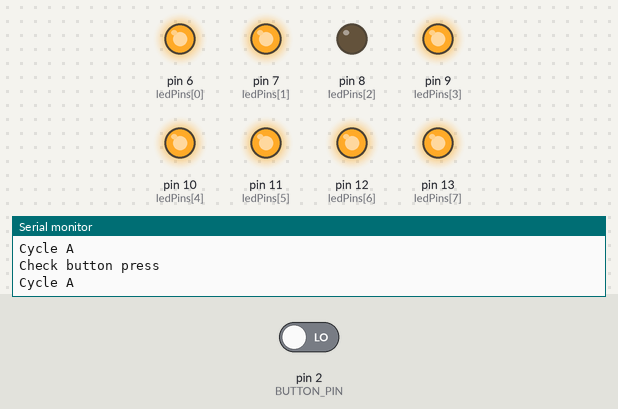
Simulated run of this sketch. Board: Arduino Uno, built with avr-gcc and run on an emulated ATmega328P. Parts: output pins drawn as LEDs (lit = HIGH), the last lines printed to the serial monitor. The inputs (shaded band) are chosen by the test bench; at power-on: pin 2 (BUTTON_PIN) LOW.

Above: at 12.8 s.
12.9 s: pin 2 (BUTTON_PIN) driven HIGH
At 13.8 s:
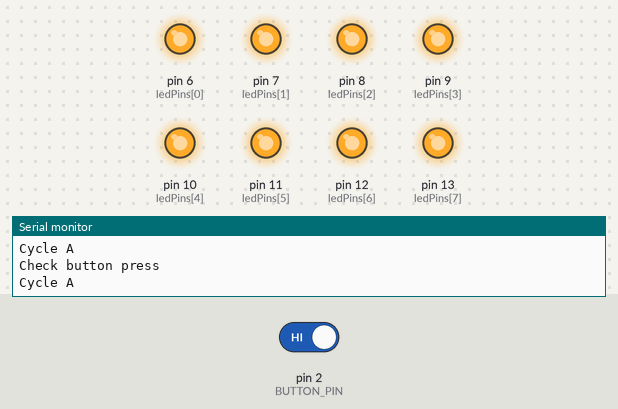
At 15.7 s:
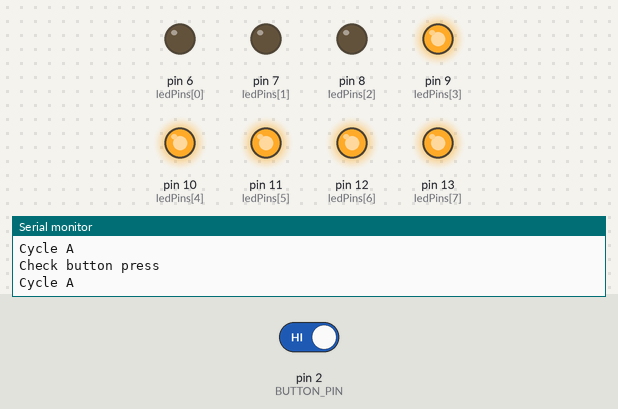
18.9 s: pin 2 (BUTTON_PIN) driven LOW
At 19.4 s:
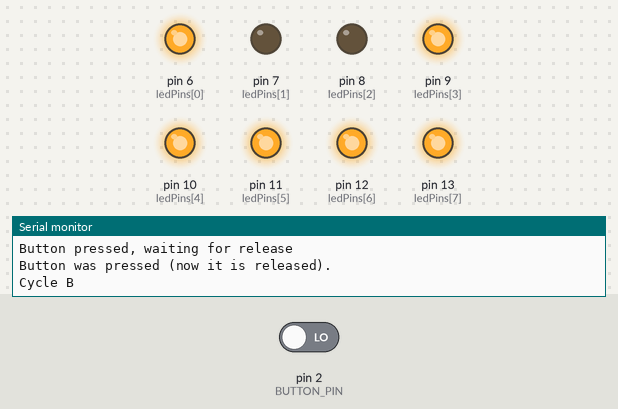
Timing chart, 0 to 30.9 s (numbered marks = the images above; inputs shaded):
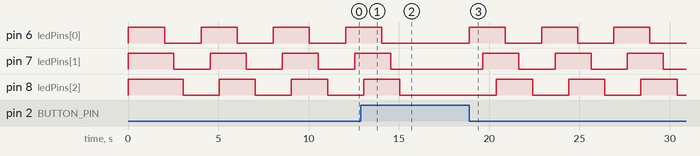

Measured:
- after the input at 12.9 s, pin 6 (ledPins[0]): goes on until 14.0 s, then stays LOW; pin 7 (ledPins[1]): goes on until 14.5 s, then stays LOW; pin 8 (ledPins[2]): goes on until 15.0 s, then stays LOW
- after the input at 18.9 s, pin 6 (ledPins[0]): alternates HIGH for 2.0 s and LOW for 2.0 s, starting at once; pin 7 (ledPins[1]): alternates HIGH for 2.0 s and LOW for 2.0 s, starting after 0.75 s; pin 8 (ledPins[2]): alternates HIGH for 2.0 s and LOW for 2.0 s, starting after 1.5 s
- by itself, pin 6 (ledPins[0]), pin 7 (ledPins[1]), pin 8 (ledPins[2]): alternates HIGH for 2.0 s and LOW for 2.0 s

The sketch:

04InterleavedLEDBlink.ino
```cpp
/******************************************************************************
 * Cooperative Multitasking
 *   04 - Interleaved LED Blinking
 *
 * This is the fourth in a series of programs to illustrate the benefits of
 * a simple multitasking mechanism for Arduino.
 *
 * This program (sketch) illustrates the complexity of managing multiple independent
 * tasks (blinking of LED's).
 *
 * When *modifying* this program note that:
 * a) a change to the cycle of one LED, requires recalculating aspects of the neighbouring LED activity.
 * b) if not impossible, it is very difficult to manage the on/off sequence if the LED's blink at different
 *    rates and their cycles differ in duration with this single threaded approach.
 *
 * In example 5, we will enable multitasking to overcome the above problems. Hopefully, you will agree that
 * the solution is relatively simple - you may have even done something along similar lines. In example 5,
 * we will blink the LED's at randomly determined intervals.
 *
 */

// Define the pin for the input button
#define BUTTON_PIN 2

// Define the pins to be used in tracing mode.
unsigned int ledPins [] = {6, 7, 8, 9, 10, 11, 12, 13};

void setup() {

  Serial.begin (9600);
  while (!Serial)
  ;

  // Initialise the LED Pins for output and set them to High (turn the LED's off).
  Serial.print("Initialising tracer pin: ");
  for (int i = 0; i < sizeof (ledPins) / sizeof(ledPins[0]); i++) {
    pinMode(ledPins[i], OUTPUT);
    digitalWrite(ledPins[i], HIGH);     // Turn the LED off.
    if (i > 0) {
      Serial.print(", ");
    }
      Serial.print(ledPins[i]);
  }
  Serial.println();

  // Set the push button's pin as an input.
  Serial.print("Setting input for push button on pin: ");
  Serial.println(BUTTON_PIN);
  pinMode(BUTTON_PIN, INPUT);

  Serial.println("Ready");
}


/**********************
 * Check Button Pressed.
 * Checks to see if the button is pressed.
 * If it is, return true.
 *
 * The function will first check to see if the button is pressed, then wait for a bit to check
 * if the button is still pressed. If it is, then the button is "debounced" and this function
 * returns true (Button pressed).
 *
 * Otherwise this function returns false (Button not pressed)
 *
 * Return: true if button pressed, false otherwise.
 *
 */
boolean checkButtonPressed() {
  Serial.println("Check button press");
        // The complexity of this code is to "debounce" the button press.
        // Has the button been pressed.
  if (digitalRead(BUTTON_PIN) == HIGH) {
    // Check for a short period of time, that the button remains pressed.
    // In this case 50 x 1 ms checks.
    const int numChecks = 50;
    int i = 0;
    while (digitalRead(BUTTON_PIN) == HIGH && i < numChecks) {
      delay(1);
      i++;
    }
    // Did we exit the loop before the required time (i.e. was the button released / still being debounced)?
    if (i < numChecks) {
      return false;       // Return "Button not pressed"
    }


    // At this point, we confirm that we have a button press.
    // Wait for the button to be released. During this time, whatever else was happening
    // on the Arduino (e.g. blinking an LED) will be suspended.
    Serial.println("Button pressed, waiting for release");
    while (digitalRead(BUTTON_PIN) == HIGH) {
      delay(10);
    }
    return true;          // Return "Button pressed"
  }
  return false;           // Return "Button not pressed"
}

#define LED_A   ledPins[0]
#define LED_B   ledPins[1]
#define LED_C   ledPins[2]


/**********************
 * LED Cycle Z
 *
 * Blink the LED's so that they are on for 2 seconds and off for 2 seconds.
 * LED A (ledPins[0]) comes on first.
 * LED B (ledPins[1]) comes on 500ms after A.
 * LED C (ledPins[2]) comes on 500ms after B.
 * After another 1 second:
 * LED A turns off.
 * 500ms later LED B turns off.
 * 500ms later LED C turns off.
 * After another 1 second, the sequence is complete, so control is returned.
 */
void cycleA() {
  Serial.println("Cycle A");
  digitalWrite(LED_A, HIGH);
  delay (500);
  digitalWrite(LED_B, HIGH);
  delay (500);
  digitalWrite(LED_C, HIGH);
  delay (1000);

  digitalWrite(LED_A, LOW);
  delay (500);
  digitalWrite(LED_B, LOW);
  delay (500);
  digitalWrite(LED_C, LOW);
  delay (1000);
}


void cycleB() {
  Serial.println("Cycle B");
  digitalWrite(LED_A, HIGH);
  delay (750);
  digitalWrite(LED_B, HIGH);
  delay (750);
  digitalWrite(LED_C, HIGH);
  delay (500);

  digitalWrite(LED_A, LOW);
  delay (750);
  digitalWrite(LED_B, LOW);
  delay (750);
  digitalWrite(LED_C, LOW);
  delay (500);
}


boolean modeA = true;
/**********************
 * Loop
 *
 * Continuously call the active routine (chase of blink LED).
 * Upon completion of the active routine, check to see if the button has been pressed.
 * If it has, switch modes.
 */
void loop() {
  if (modeA) {
    cycleA();
  } else {
    cycleB();
  }
  if (checkButtonPressed()) {
    Serial.println("Button was pressed (now it is released).");
    modeA = ! modeA;
  }
}
```
